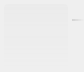
<?xml version="1.0" encoding="UTF-8"?>
<ui version="4.0">
 <class>commitItem</class>
 <widget class="QWidget" name="commitItem">
  <property name="geometry">
   <rect>
    <x>0</x>
    <y>0</y>
    <width>84</width>
    <height>72</height>
   </rect>
  </property>
  <property name="windowTitle">
   <string>Form</string>
  </property>
  <layout class="QGridLayout" name="gridLayout" columnstretch="0,1,1">
   <property name="margin">
    <number>0</number>
   </property>
   <property name="spacing">
    <number>0</number>
   </property>
   <item row="0" column="0" rowspan="3">
    <layout class="QVBoxLayout" name="previewVerticalLayout" stretch="0,1">
     <property name="spacing">
      <number>0</number>
     </property>
     <property name="margin">
      <number>4</number>
     </property>
     <item>
      <widget class="QLabel" name="previewLabel">
       <property name="minimumSize">
        <size>
         <width>64</width>
         <height>64</height>
        </size>
       </property>
       <property name="maximumSize">
        <size>
         <width>64</width>
         <height>64</height>
        </size>
       </property>
       <property name="styleSheet">
        <string notr="true">QLabel {
	background: qlineargradient(x1: 0, y1: 0, x2: 0, y2: 1, stop: 0 rgba(175, 175, 175, 16), stop: 1 rgba(0, 0, 0, 0));
	border: 0px;
    border-radius: 4px;
    padding: 0px 0px;
}</string>
       </property>
       <property name="textFormat">
        <enum>Qt::RichText</enum>
       </property>
       <property name="alignment">
        <set>Qt::AlignCenter</set>
       </property>
      </widget>
     </item>
     <item>
      <spacer name="verticalSpacer">
       <property name="orientation">
        <enum>Qt::Vertical</enum>
       </property>
       <property name="sizeType">
        <enum>QSizePolicy::Ignored</enum>
       </property>
       <property name="sizeHint" stdset="0">
        <size>
         <width>0</width>
         <height>0</height>
        </size>
       </property>
      </spacer>
     </item>
    </layout>
   </item>
   <item row="0" column="1" colspan="2">
    <layout class="QVBoxLayout" name="nameVerticalLayout">
     <property name="spacing">
      <number>0</number>
     </property>
     <property name="bottomMargin">
      <number>3</number>
     </property>
     <item>
      <widget class="QLabel" name="fileNameLabel">
       <property name="minimumSize">
        <size>
         <width>0</width>
         <height>20</height>
        </size>
       </property>
       <property name="maximumSize">
        <size>
         <width>16777215</width>
         <height>24</height>
        </size>
       </property>
       <property name="font">
        <font>
         <weight>75</weight>
         <bold>true</bold>
        </font>
       </property>
       <property name="styleSheet">
        <string notr="true">QLabel {
	background-color: transparent;
    border-bottom: 2px solid qlineargradient(spread:pad, x1:0, y1:0, x2:1, y2:0, stop:0 rgba(128, 128, 128, 64), stop:1 rgba(128, 128,128, 0));
}</string>
       </property>
       <property name="textFormat">
        <enum>Qt::PlainText</enum>
       </property>
      </widget>
     </item>
    </layout>
   </item>
   <item row="2" column="1" colspan="2">
    <layout class="QVBoxLayout" name="descriptionLerticalLayout">
     <property name="spacing">
      <number>0</number>
     </property>
     <item>
      <widget class="QLabel" name="commentLabel">
       <property name="minimumSize">
        <size>
         <width>0</width>
         <height>25</height>
        </size>
       </property>
       <property name="textFormat">
        <enum>Qt::PlainText</enum>
       </property>
       <property name="alignment">
        <set>Qt::AlignLeading|Qt::AlignLeft|Qt::AlignTop</set>
       </property>
       <property name="wordWrap">
        <bool>true</bool>
       </property>
       <property name="margin">
        <number>2</number>
       </property>
      </widget>
     </item>
    </layout>
   </item>
   <item row="1" column="1" colspan="2">
    <layout class="QHBoxLayout" name="infoHorizontalLayout">
     <property name="spacing">
      <number>0</number>
     </property>
    </layout>
   </item>
  </layout>
 </widget>
 <resources/>
 <connections/>
</ui>
